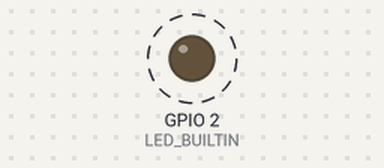
Bench run of a sketch on a simulated ESP8266 (NodeMCU). Parts: output pins drawn as LEDs (lit = HIGH, except the on-board LED, lit = LOW). Dashed ring = blinking. WiFi joins after 1.5 s; servers stay silent unless stated; what the sketch prints to the serial monitor is not drawn.

Above: at 3.0 s.
Timing chart, 0 to 7.1 s (numbered marks = the images above):
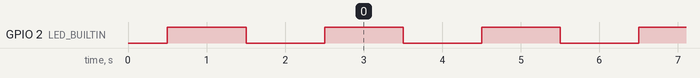

Measured:
- by itself, GPIO 2 (LED_BUILTIN): alternates HIGH for 1.0 s and LOW for 1.0 s

The sketch:

wifi_connect.ino
```cpp
// Import required libraries
#include <ESP8266WiFi.h>
#include "wifi_logins.h"

WifiLogin wifi = hyperoptic;

// Lolin NodeMCU uses GPIO2 for LED.
// https://arduino.stackexchange.com/questions/38477/does-the-node-mcu-v3-lolin-not-have-a-builtin-led
// LED_BUILTIN has already been set to 2 - no need to redefine.
// #define LED_BUILTIN 2

void setup(void)
{
  // Setup LED to blink to show it's alive
  pinMode(LED_BUILTIN, OUTPUT);

  // Start Serial
  // Serial only works at 9600 baud according to instructions under board
  Serial.begin(9600);
  // Connect to WiFi
  WiFi.begin(wifi.ssid, wifi.password);
  Serial.println(wifi.ssid);

  char *statusStr;
  while (WiFi.status() != WL_CONNECTED) {
    delay(500);
    statusStr = wifiStatusStr(WiFi.status());
    Serial.println(statusStr);
    blink();
  }
  Serial.println("");
  Serial.println("WiFi connected");
  // Print the IP address
  Serial.println(WiFi.localIP());
}

void loop() {
  blink();
}

void blink() {
  digitalWrite(LED_BUILTIN, HIGH);
  delay(1000);
  digitalWrite(LED_BUILTIN, LOW);
  delay(1000);
}

// WL definitions from https://github.com/esp8266/Arduino/blob/master/libraries/ESP8266WiFi/src/include/wl_definitions.h
/*
    WL_NO_SHIELD        = 255,   // for compatibility with WiFi Shield library
    WL_IDLE_STATUS      = 0,
    WL_NO_SSID_AVAIL    = 1,
    WL_SCAN_COMPLETED   = 2,
    WL_CONNECTED        = 3,
    WL_CONNECT_FAILED   = 4,
    WL_CONNECTION_LOST  = 5,
    WL_DISCONNECTED     = 6
*/
char *wifiStatusStr(int statusCode) {
  switch(statusCode) {
    case 255:
      return "WL_NO_SHIELD";
    case 0:
      return "WL_IDLE_STATUS";
    case 1:
      return "WL_NO_SSID_AVAIL";
    case 2:
      return "WL_SCAN_COMPLETED";
    case 3:
      return "WL_CONNECTED";
    case 4:
      return "WL_CONNECT_FAILED";
    case 5:
      return "WL_CONNECTION_LOST";
    case 6:
      return "WL_DISCONNECTED";
  }
  char statusStr[2];
  itoa(statusCode, statusStr, 10);
  return statusStr;
}
```

wifi_logins.example.h
```cpp
// Wifi logins.

// SSID 32 chars may be too long
// http://forum.arduino.cc/index.php?topic=295728.0
//
// In ESP8266 code for Arduino
// #define WL_SSID_MAX_LENGTH 32
// https://github.com/esp8266/Arduino/blob/master/libraries/ESP8266WiFi/src/include/wl_definitions.h#L30
//
// Note that Lolin NodeMCU CANNOT connect to 5Ghz networks. 2.4Ghz works.
struct WifiLogin {
  const char* ssid;
  const char* password;
};

WifiLogin hyperoptic = { "my-ssid-1", "my-password" };
WifiLogin sky = { "my-ssid-2", "my-password" };
WifiLogin lyv = { "my-ssid-3", "my-password" };
```
